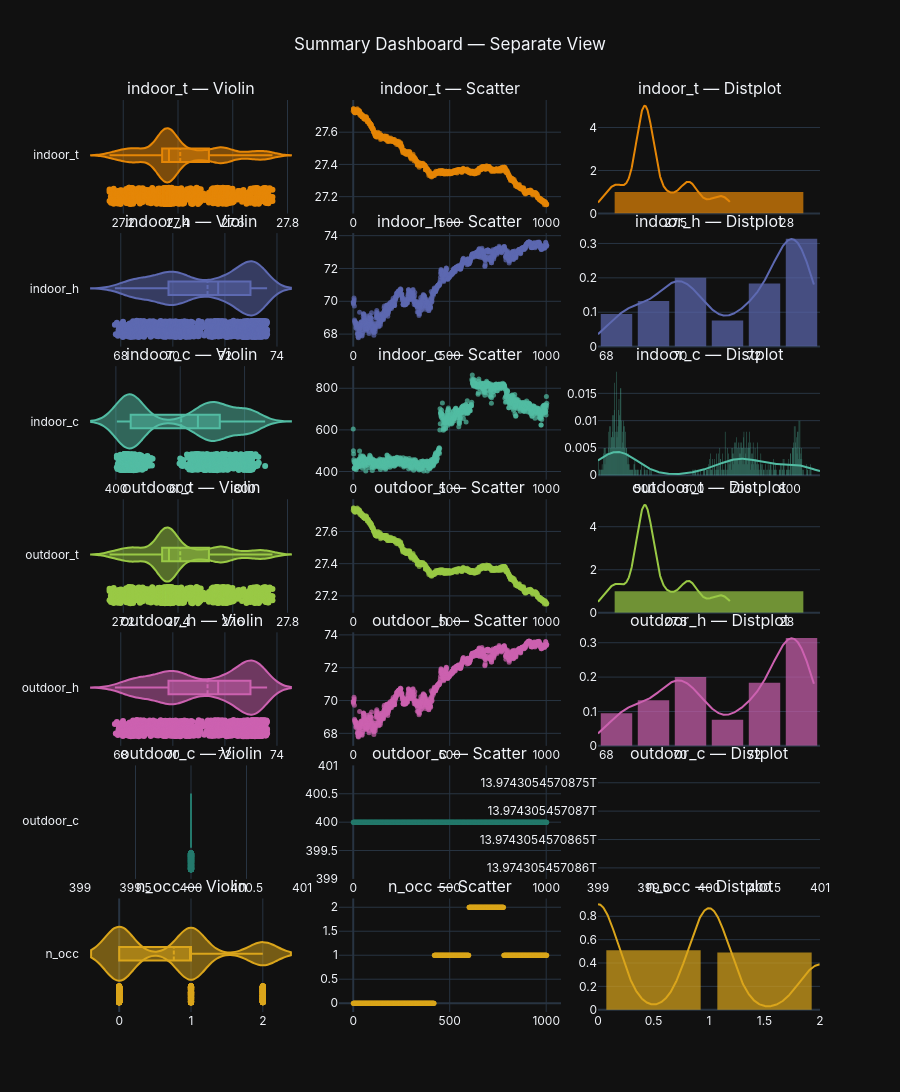

Here is the notebook cell this chart was saved with:
### Code cell
store.summary_plot(
    new_df,
    columns=['indoor_t','indoor_h','indoor_c','outdoor_t','outdoor_h','outdoor_c','n_occ'],
    separate_plots=True
)

### Figure 1 — Plotly figure (JSON) as saved in the notebook; plotly's stock layout.template omitted (floating-point values rounded to 4 significant figures; data arrays with more than 128 entries replaced by an {"elided": "..."} marker saying what was removed)
{"data": [{"box": {"visible": true}, "marker": {"color": "rgb(229, 134, 6)"}, "meanline": {"visible": true}, "name": "indoor_t", "points": "all", "showlegend": false, "type": "violin", "x": {"elided": "1004 float values"}, "xaxis": "x", "yaxis": "y"}, {"marker": {"color": "rgb(229, 134, 6)", "opacity": 0.7, "size": 5}, "mode": "markers", "name": "indoor_t", "showlegend": false, "type": "scatter", "x": {"elided": "1004 int values"}, "xaxis": "x2", "y": {"elided": "1004 float values"}, "yaxis": "y2"}, {"autobinx": false, "histnorm": "probability density", "legendgroup": "indoor_t", "marker": {"color": "rgb(229, 134, 6)"}, "name": "indoor_t", "opacity": 0.7, "showlegend": false, "type": "histogram", "x": {"elided": "1004 float values"}, "xaxis": "x3", "xbins": {"end": 27.75, "size": 1, "start": 27.15}, "yaxis": "y3"}, {"legendgroup": "indoor_t", "marker": {"color": "rgb(229, 134, 6)"}, "mode": "lines", "name": "indoor_t", "showlegend": false, "type": "scatter", "x": {"elided": "500 float values"}, "xaxis": "x3", "y": {"elided": "500 float values"}, "yaxis": "y3"}, {"box": {"visible": true}, "marker": {"color": "rgb(93, 105, 177)"}, "meanline": {"visible": true}, "name": "indoor_h", "points": "all", "showlegend": false, "type": "violin", "x": {"elided": "1004 float values"}, "xaxis": "x4", "yaxis": "y4"}, {"marker": {"color": "rgb(93, 105, 177)", "opacity": 0.7, "size": 5}, "mode": "markers", "name": "indoor_h", "showlegend": false, "type": "scatter", "x": {"elided": "1004 int values"}, "xaxis": "x5", "y": {"elided": "1004 float values"}, "yaxis": "y5"}, {"autobinx": false, "histnorm": "probability density", "legendgroup": "indoor_h", "marker": {"color": "rgb(93, 105, 177)"}, "name": "indoor_h", "opacity": 0.7, "showlegend": false, "type": "histogram", "x": {"elided": "1004 float values"}, "xaxis": "x6", "xbins": {"end": 73.62, "size": 1, "start": 67.77}, "yaxis": "y6"}, {"legendgroup": "indoor_h", "marker": {"color": "rgb(93, 105, 177)"}, "mode": "lines", "name": "indoor_h", "showlegend": false, "type": "scatter", "x": {"elided": "500 float values"}, "xaxis": "x6", "y": {"elided": "500 float values"}, "yaxis": "y6"}, {"box": {"visible": true}, "marker": {"color": "rgb(82, 188, 163)"}, "meanline": {"visible": true}, "name": "indoor_c", "points": "all", "showlegend": false, "type": "violin", "x": {"elided": "1004 int values"}, "xaxis": "x7", "yaxis": "y7"}, {"marker": {"color": "rgb(82, 188, 163)", "opacity": 0.7, "size": 5}, "mode": "markers", "name": "indoor_c", "showlegend": false, "type": "scatter", "x": {"elided": "1004 int values"}, "xaxis": "x8", "y": {"elided": "1004 int values"}, "yaxis": "y8"}, {"autobinx": false, "histnorm": "probability density", "legendgroup": "indoor_c", "marker": {"color": "rgb(82, 188, 163)"}, "name": "indoor_c", "opacity": 0.7, "showlegend": false, "type": "histogram", "x": {"elided": "1004 int values"}, "xaxis": "x9", "xbins": {"end": 864, "size": 1, "start": 403}, "yaxis": "y9"}, {"legendgroup": "indoor_c", "marker": {"color": "rgb(82, 188, 163)"}, "mode": "lines", "name": "indoor_c", "showlegend": false, "type": "scatter", "x": {"elided": "500 float values"}, "xaxis": "x9", "y": {"elided": "500 float values"}, "yaxis": "y9"}, {"box": {"visible": true}, "marker": {"color": "rgb(153, 201, 69)"}, "meanline": {"visible": true}, "name": "outdoor_t", "points": "all", "showlegend": false, "type": "violin", "x": {"elided": "1004 float values"}, "xaxis": "x10", "yaxis": "y10"}, {"marker": {"color": "rgb(153, 201, 69)", "opacity": 0.7, "size": 5}, "mode": "markers", "name": "outdoor_t", "showlegend": false, "type": "scatter", "x": {"elided": "1004 int values"}, "xaxis": "x11", "y": {"elided": "1004 float values"}, "yaxis": "y11"}, {"autobinx": false, "histnorm": "probability density", "legendgroup": "outdoor_t", "marker": {"color": "rgb(153, 201, 69)"}, "name": "outdoor_t", "opacity": 0.7, "showlegend": false, "type": "histogram", "x": {"elided": "1004 float values"}, "xaxis": "x12", "xbins": {"end": 27.75, "size": 1, "start": 27.15}, "yaxis": "y12"}, {"legendgroup": "outdoor_t", "marker": {"color": "rgb(153, 201, 69)"}, "mode": "lines", "name": "outdoor_t", "showlegend": false, "type": "scatter", "x": {"elided": "500 float values"}, "xaxis": "x12", "y": {"elided": "500 float values"}, "yaxis": "y12"}, {"box": {"visible": true}, "marker": {"color": "rgb(204, 97, 176)"}, "meanline": {"visible": true}, "name": "outdoor_h", "points": "all", "showlegend": false, "type": "violin", "x": {"elided": "1004 float values"}, "xaxis": "x13", "yaxis": "y13"}, {"marker": {"color": "rgb(204, 97, 176)", "opacity": 0.7, "size": 5}, "mode": "markers", "name": "outdoor_h", "showlegend": false, "type": "scatter", "x": {"elided": "1004 int values"}, "xaxis": "x14", "y": {"elided": "1004 float values"}, "yaxis": "y14"}, {"autobinx": false, "histnorm": "probability density", "legendgroup": "outdoor_h", "marker": {"color": "rgb(204, 97, 176)"}, "name": "outdoor_h", "opacity": 0.7, "showlegend": false, "type": "histogram", "x": {"elided": "1004 float values"}, "xaxis": "x15", "xbins": {"end": 73.62, "size": 1, "start": 67.77}, "yaxis": "y15"}, {"legendgroup": "outdoor_h", "marker": {"color": "rgb(204, 97, 176)"}, "mode": "lines", "name": "outdoor_h", "showlegend": false, "type": "scatter", "x": {"elided": "500 float values"}, "xaxis": "x15", "y": {"elided": "500 float values"}, "yaxis": "y15"}, {"box": {"visible": true}, "marker": {"color": "rgb(36, 121, 108)"}, "meanline": {"visible": true}, "name": "outdoor_c", "points": "all", "showlegend": false, "type": "violin", "x": {"elided": "1004 int values"}, "xaxis": "x16", "yaxis": "y16"}, {"marker": {"color": "rgb(36, 121, 108)", "opacity": 0.7, "size": 5}, "mode": "markers", "name": "outdoor_c", "showlegend": false, "type": "scatter", "x": {"elided": "1004 int values"}, "xaxis": "x17", "y": {"elided": "1004 int values"}, "yaxis": "y17"}, {"autobinx": false, "histnorm": "probability density", "legendgroup": "outdoor_c", "marker": {"color": "rgb(36, 121, 108)"}, "name": "outdoor_c", "opacity": 0.7, "showlegend": false, "type": "histogram", "x": {"elided": "1004 int values"}, "xaxis": "x18", "xbins": {"end": 400, "size": 1, "start": 400}, "yaxis": "y18"}, {"legendgroup": "outdoor_c", "marker": {"color": "rgb(36, 121, 108)"}, "mode": "lines", "name": "outdoor_c", "showlegend": false, "type": "scatter", "x": {"elided": "500 int values"}, "xaxis": "x18", "y": {"elided": "500 float values"}, "yaxis": "y18"}, {"box": {"visible": true}, "marker": {"color": "rgb(218, 165, 27)"}, "meanline": {"visible": true}, "name": "n_occ", "points": "all", "showlegend": false, "type": "violin", "x": {"elided": "1004 int values"}, "xaxis": "x19", "yaxis": "y19"}, {"marker": {"color": "rgb(218, 165, 27)", "opacity": 0.7, "size": 5}, "mode": "markers", "name": "n_occ", "showlegend": false, "type": "scatter", "x": {"elided": "1004 int values"}, "xaxis": "x20", "y": {"elided": "1004 int values"}, "yaxis": "y20"}, {"autobinx": false, "histnorm": "probability density", "legendgroup": "n_occ", "marker": {"color": "rgb(218, 165, 27)"}, "name": "n_occ", "opacity": 0.7, "showlegend": false, "type": "histogram", "x": {"elided": "1004 int values"}, "xaxis": "x21", "xbins": {"end": 2, "size": 1, "start": 0}, "yaxis": "y21"}, {"legendgroup": "n_occ", "marker": {"color": "rgb(218, 165, 27)"}, "mode": "lines", "name": "n_occ", "showlegend": false, "type": "scatter", "x": {"elided": "500 float values"}, "xaxis": "x21", "y": {"elided": "500 float values"}, "yaxis": "y21"}], "layout": {"annotations": [{"font": {"size": 16}, "showarrow": false, "text": "indoor_t — Violin", "x": 0.15, "xanchor": "center", "xref": "paper", "y": 1, "yanchor": "bottom", "yref": "paper"}, {"font": {"size": 16}, "showarrow": false, "text": "indoor_t — Scatter", "x": 0.5, "xanchor": "center", "xref": "paper", "y": 1, "yanchor": "bottom", "yref": "paper"}, {"font": {"size": 16}, "showarrow": false, "text": "indoor_t — Distplot", "x": 0.85, "xanchor": "center", "xref": "paper", "y": 1, "yanchor": "bottom", "yref": "paper"}, {"font": {"size": 16}, "showarrow": false, "text": "indoor_h — Violin", "x": 0.15, "xanchor": "center", "xref": "paper", "y": 0.8541, "yanchor": "bottom", "yref": "paper"}, {"font": {"size": 16}, "showarrow": false, "text": "indoor_h — Scatter", "x": 0.5, "xanchor": "center", "xref": "paper", "y": 0.8541, "yanchor": "bottom", "yref": "paper"}, {"font": {"size": 16}, "showarrow": false, "text": "indoor_h — Distplot", "x": 0.85, "xanchor": "center", "xref": "paper", "y": 0.8541, "yanchor": "bottom", "yref": "paper"}, {"font": {"size": 16}, "showarrow": false, "text": "indoor_c — Violin", "x": 0.15, "xanchor": "center", "xref": "paper", "y": 0.7082, "yanchor": "bottom", "yref": "paper"}, {"font": {"size": 16}, "showarrow": false, "text": "indoor_c — Scatter", "x": 0.5, "xanchor": "center", "xref": "paper", "y": 0.7082, "yanchor": "bottom", "yref": "paper"}, {"font": {"size": 16}, "showarrow": false, "text": "indoor_c — Distplot", "x": 0.85, "xanchor": "center", "xref": "paper", "y": 0.7082, "yanchor": "bottom", "yref": "paper"}, {"font": {"size": 16}, "showarrow": false, "text": "outdoor_t — Violin", "x": 0.15, "xanchor": "center", "xref": "paper", "y": 0.5622, "yanchor": "bottom", "yref": "paper"}, {"font": {"size": 16}, "showarrow": false, "text": "outdoor_t — Scatter", "x": 0.5, "xanchor": "center", "xref": "paper", "y": 0.5622, "yanchor": "bottom", "yref": "paper"}, {"font": {"size": 16}, "showarrow": false, "text": "outdoor_t — Distplot", "x": 0.85, "xanchor": "center", "xref": "paper", "y": 0.5622, "yanchor": "bottom", "yref": "paper"}, {"font": {"size": 16}, "showarrow": false, "text": "outdoor_h — Violin", "x": 0.15, "xanchor": "center", "xref": "paper", "y": 0.4163, "yanchor": "bottom", "yref": "paper"}, {"font": {"size": 16}, "showarrow": false, "text": "outdoor_h — Scatter", "x": 0.5, "xanchor": "center", "xref": "paper", "y": 0.4163, "yanchor": "bottom", "yref": "paper"}, {"font": {"size": 16}, "showarrow": false, "text": "outdoor_h — Distplot", "x": 0.85, "xanchor": "center", "xref": "paper", "y": 0.4163, "yanchor": "bottom", "yref": "paper"}, {"font": {"size": 16}, "showarrow": false, "text": "outdoor_c — Violin", "x": 0.15, "xanchor": "center", "xref": "paper", "y": 0.2704, "yanchor": "bottom", "yref": "paper"}, {"font": {"size": 16}, "showarrow": false, "text": "outdoor_c — Scatter", "x": 0.5, "xanchor": "center", "xref": "paper", "y": 0.2704, "yanchor": "bottom", "yref": "paper"}, {"font": {"size": 16}, "showarrow": false, "text": "outdoor_c — Distplot", "x": 0.85, "xanchor": "center", "xref": "paper", "y": 0.2704, "yanchor": "bottom", "yref": "paper"}, {"font": {"size": 16}, "showarrow": false, "text": "n_occ — Violin", "x": 0.15, "xanchor": "center", "xref": "paper", "y": 0.1245, "yanchor": "bottom", "yref": "paper"}, {"font": {"size": 16}, "showarrow": false, "text": "n_occ — Scatter", "x": 0.5, "xanchor": "center", "xref": "paper", "y": 0.1245, "yanchor": "bottom", "yref": "paper"}, {"font": {"size": 16}, "showarrow": false, "text": "n_occ — Distplot", "x": 0.85, "xanchor": "center", "xref": "paper", "y": 0.1245, "yanchor": "bottom", "yref": "paper"}], "bargap": 0.15, "font": {"family": "Inter, sans-serif"}, "height": 2100, "showlegend": false, "title": {"text": "Summary Dashboard — Separate View", "x": 0.5}, "xaxis": {"anchor": "y", "domain": [0, 0.3]}, "xaxis10": {"anchor": "y10", "domain": [0, 0.3]}, "xaxis11": {"anchor": "y11", "domain": [0.35, 0.65]}, "xaxis12": {"anchor": "y12", "domain": [0.7, 1]}, "xaxis13": {"anchor": "y13", "domain": [0, 0.3]}, "xaxis14": {"anchor": "y14", "domain": [0.35, 0.65]}, "xaxis15": {"anchor": "y15", "domain": [0.7, 1]}, "xaxis16": {"anchor": "y16", "domain": [0, 0.3]}, "xaxis17": {"anchor": "y17", "domain": [0.35, 0.65]}, "xaxis18": {"anchor": "y18", "domain": [0.7, 1]}, "xaxis19": {"anchor": "y19", "domain": [0, 0.3]}, "xaxis2": {"anchor": "y2", "domain": [0.35, 0.65]}, "xaxis20": {"anchor": "y20", "domain": [0.35, 0.65]}, "xaxis21": {"anchor": "y21", "domain": [0.7, 1]}, "xaxis3": {"anchor": "y3", "domain": [0.7, 1]}, "xaxis4": {"anchor": "y4", "domain": [0, 0.3]}, "xaxis5": {"anchor": "y5", "domain": [0.35, 0.65]}, "xaxis6": {"anchor": "y6", "domain": [0.7, 1]}, "xaxis7": {"anchor": "y7", "domain": [0, 0.3]}, "xaxis8": {"anchor": "y8", "domain": [0.35, 0.65]}, "xaxis9": {"anchor": "y9", "domain": [0.7, 1]}, "yaxis": {"anchor": "x", "domain": [0.8755, 1]}, "yaxis10": {"anchor": "x10", "domain": [0.4378, 0.5622]}, "yaxis11": {"anchor": "x11", "domain": [0.4378, 0.5622]}, "yaxis12": {"anchor": "x12", "domain": [0.4378, 0.5622]}, "yaxis13": {"anchor": "x13", "domain": [0.2918, 0.4163]}, "yaxis14": {"anchor": "x14", "domain": [0.2918, 0.4163]}, "yaxis15": {"anchor": "x15", "domain": [0.2918, 0.4163]}, "yaxis16": {"anchor": "x16", "domain": [0.1459, 0.2704]}, "yaxis17": {"anchor": "x17", "domain": [0.1459, 0.2704]}, "yaxis18": {"anchor": "x18", "domain": [0.1459, 0.2704]}, "yaxis19": {"anchor": "x19", "domain": [0, 0.1245]}, "yaxis2": {"anchor": "x2", "domain": [0.8755, 1]}, "yaxis20": {"anchor": "x20", "domain": [0, 0.1245]}, "yaxis21": {"anchor": "x21", "domain": [0, 0.1245]}, "yaxis3": {"anchor": "x3", "domain": [0.8755, 1]}, "yaxis4": {"anchor": "x4", "domain": [0.7296, 0.8541]}, "yaxis5": {"anchor": "x5", "domain": [0.7296, 0.8541]}, "yaxis6": {"anchor": "x6", "domain": [0.7296, 0.8541]}, "yaxis7": {"anchor": "x7", "domain": [0.5837, 0.7082]}, "yaxis8": {"anchor": "x8", "domain": [0.5837, 0.7082]}, "yaxis9": {"anchor": "x9", "domain": [0.5837, 0.7082]}}}
